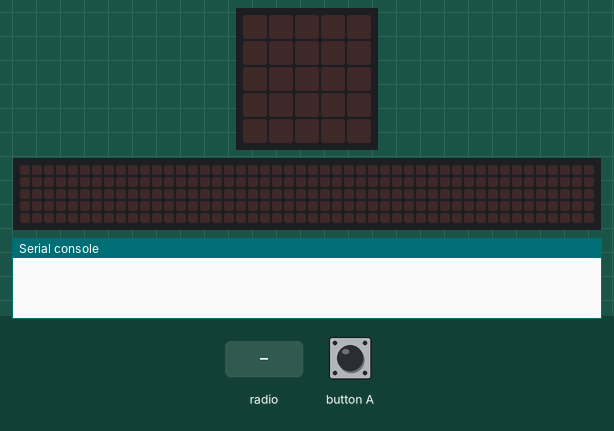
Recording of a program running on a simulated BBC micro:bit (MakeCode). Shown: the board's 5×5 LED display, a strip that is not on the board, showing the scrolling text unrolled, the last lines printed to the serial console. The inputs (shaded band) are chosen by the test bench. No radio messages arrive unless stated (any console line starting 'radio sent:' is added by the test bench); the 48×5 strip is a reading aid, not a part: it shows the text the display is scrolling, unrolled, one strip-width of it at a time.

Above: at 1.2 s.
1.3 s: button A pressed for 0.15 s
At 2.2 s:
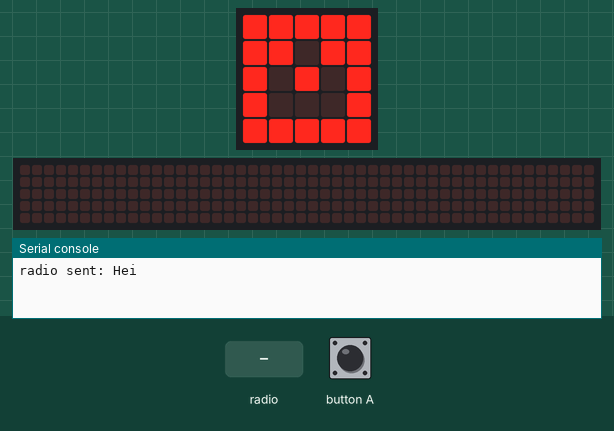
2.9 s: radio message "Hei" arrives
At 5.8 s:
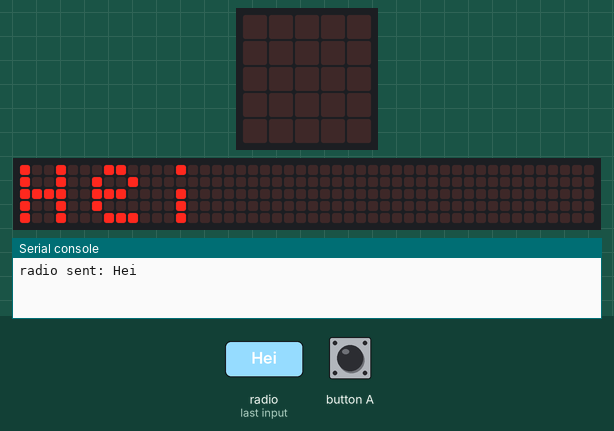
5.9 s: button A pressed for 1 s
At 7.4 s:
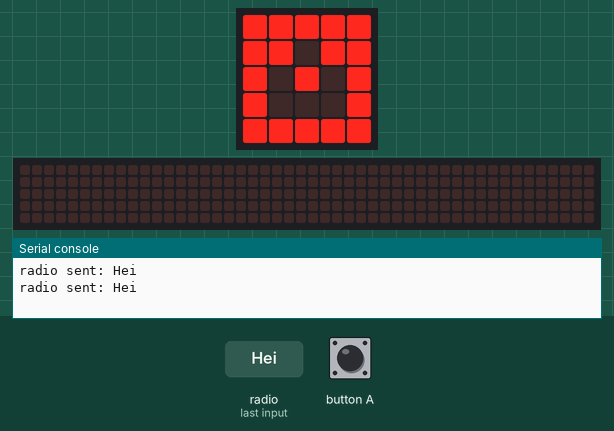
8.4 s: radio message "Hei" arrives
At 8.47 s:
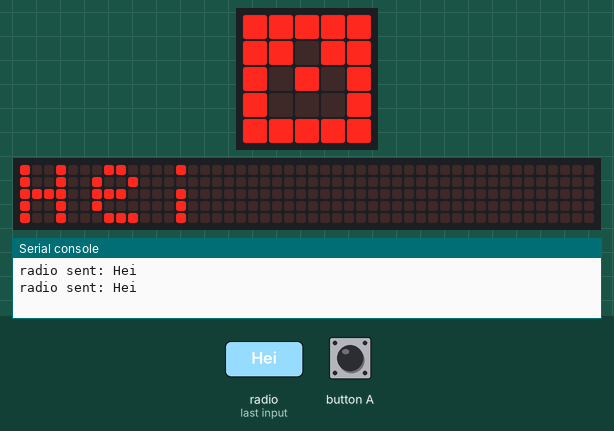
11.4 s: button A pressed for 3.2 s
At 12.7 s:
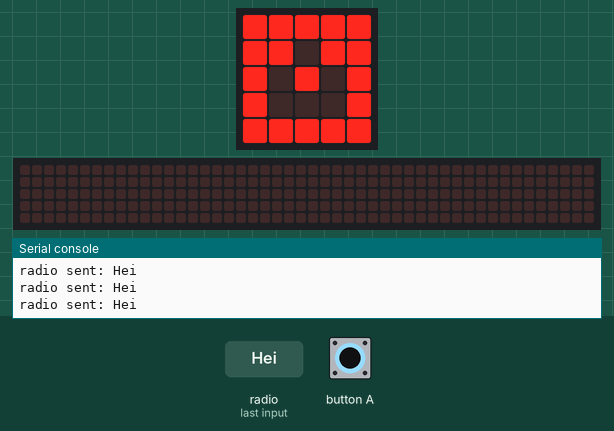
16.1 s: radio message "Hei" arrives
At 16.32 s:
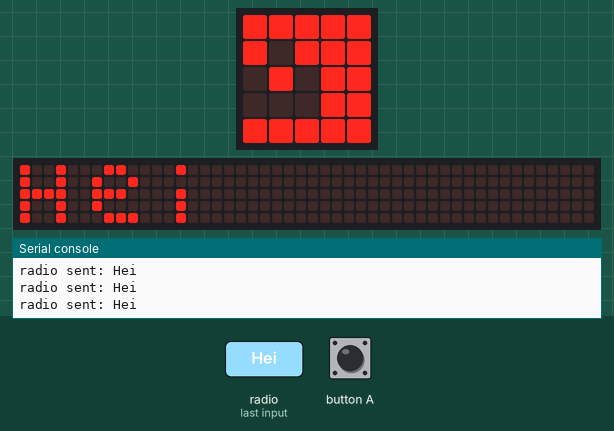
Timing chart, 0 to 19.1 s (numbered marks = the images above; inputs shaded):
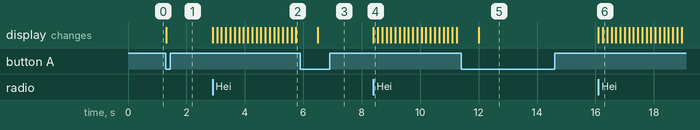

The program:

main.ts
```typescript
radio.onReceivedString(function (receivedString) {
    basic.showString(receivedString)
})
basic.forever(function () {
    if (input.buttonIsPressed(Button.A)) {
        basic.showLeds(`
            # # # # #
            # # . # #
            # . # . #
            # . . . #
            # # # # #
            `)
        radio.sendString("Hei")
    }
})
```

test.ts
```typescript
// testene settes inn her; disse vil ikke kompilert så lenge denne pakken blir brukt som en utvidelse.
```

Measured:
- after the input at 1.3 s, the display: changes at once (image 1)
- after the input at 2.9 s, the display: first changes at once (image 2 shows a later state)
- after the input at 5.9 s, the display: changes after 0.60 s (image 3)
- after the input at 8.4 s, the display: changes at once (image 4)
- after the input at 11.4 s, the display: changes after 0.60 s (image 5)
- after the input at 16.1 s, the display: first changes at once (image 6 shows a later state)
